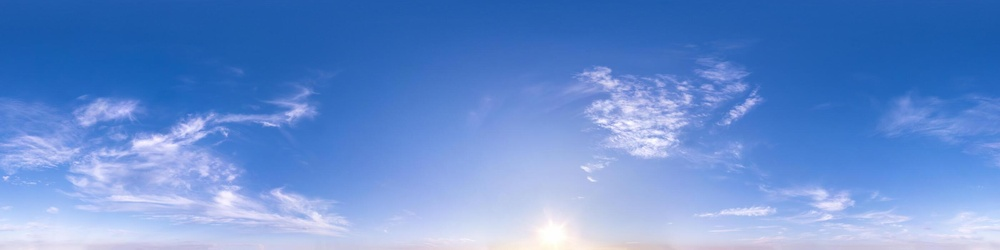
#> input picture apps/web/src/assets/sky_panorama_bg.jpg, 1000 x 250 px, shrunk from 2800 x 700 before the run
$ python -i alpha_island_detector.py   (imports and definitions only)
#> lines starting #> are read from the running program, lines starting #| are printed output that depends on the picture
import cv2
import numpy as np
import os
import argparse
from PIL import Image

def process_image(img_path, out_dir):
#> called with out_dir = 'out.png'
    print(f"Processing: {img_path}")
    try:
        pil_img = Image.open(img_path).convert("RGBA")
    except Exception as e:
        print(f"Error loading {img_path}: {e}")
        return

    img = np.array(pil_img)
    r, g, b, a = cv2.split(img)
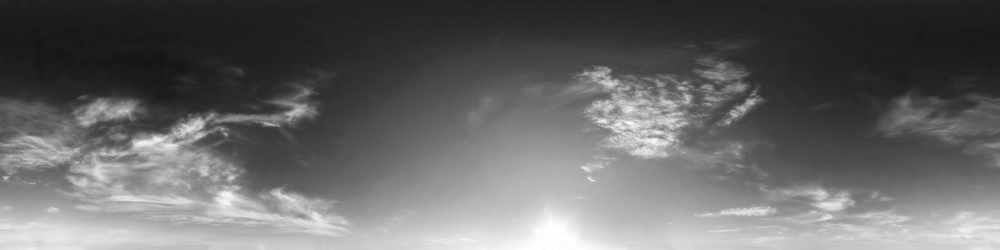
#> r: shape (250, 1000); min 18, max 255, mean 102.9
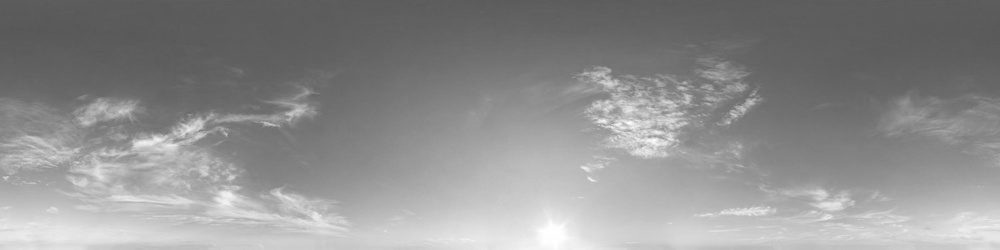
#> g: shape (250, 1000); min 87, max 255, mean 142.7
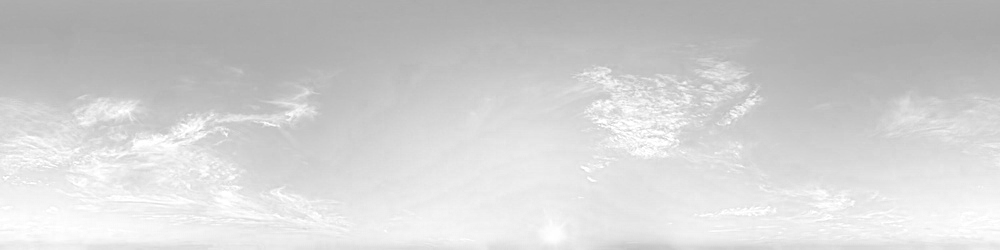
#> b: shape (250, 1000); min 168, max 255, mean 209.7
#> a: shape (250, 1000); every value is 255
    img_bgra = cv2.merge((b, g, r, a))

    gray = cv2.cvtColor(cv2.merge((b, g, r)), cv2.COLOR_BGR2GRAY)
    _, non_black_mask = cv2.threshold(gray, 5, 255, cv2.THRESH_BINARY)
    _, non_transparent_mask = cv2.threshold(a, 5, 255, cv2.THRESH_BINARY)

    final_mask = cv2.bitwise_and(non_black_mask, non_transparent_mask)

    # Use RETR_EXTERNAL to get only the outer islands
    contours, _ = cv2.findContours(final_mask, cv2.RETR_EXTERNAL, cv2.CHAIN_APPROX_SIMPLE)
#> contours = [[[0, 0], [0, 249], [999, 249], [999, 0]]]

    debug_img = img_bgra.copy()
    base_name = os.path.splitext(os.path.basename(img_path))[0]
    save_dir = os.path.join(out_dir, base_name)
    os.makedirs(save_dir, exist_ok=True)

    island_count = 0
    for contour in contours:
        # Ignore tiny 1-5 pixel noise artifacts
        if cv2.contourArea(contour) < 10:
            continue

        x, y, w, h = cv2.boundingRect(contour)

        cv2.rectangle(debug_img, (x, y), (x+w, y+h), (0, 0, 255, 255), 1)
        cv2.putText(debug_img, str(island_count), (x, y-5), cv2.FONT_HERSHEY_SIMPLEX, 0.4, (0, 255, 0, 255), 1)

        cropped = img_bgra[y:y+h, x:x+w].copy()

        b_c, g_c, r_c, a_c = cv2.split(cropped)
        crop_gray = cv2.cvtColor(cv2.merge((b_c, g_c, r_c)), cv2.COLOR_BGR2GRAY)
        _, crop_non_black = cv2.threshold(crop_gray, 5, 255, cv2.THRESH_BINARY)

        final_a_c = cv2.bitwise_and(a_c, crop_non_black)
        final_cropped = cv2.merge((b_c, g_c, r_c, final_a_c))

        out_path = os.path.join(save_dir, f"{base_name}_part_{island_count}.png")
        cv2.imwrite(out_path, final_cropped)
        island_count += 1
#> this loop made 1 pass
#> (contour, x, y, w, h, island_count) on pass 1: ([[0, 0], [0, 249], [999, 249], [999, 0]], 0, 0, 1000, 250, 1)
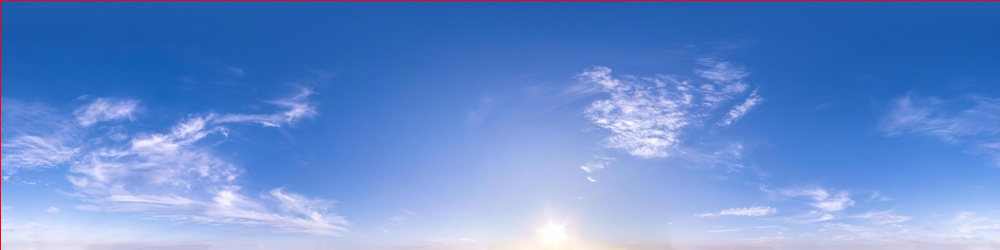
#> debug_img: shape (250, 1000, 4); mean B, G, R, A 208.8, 142.2, 104, 255
#> after the loop, island_count = 1

    debug_path = os.path.join(save_dir, f"_DEBUG_OVERVIEW_{base_name}.png")
    cv2.imwrite(debug_path, debug_img)
    print(f"  -> Extracted {island_count} assets.")
#|   -> Extracted 1 assets.

def process_directory(input_path, out_dir):
    if os.path.isfile(input_path):
        process_image(input_path, out_dir)
    elif os.path.isdir(input_path):
        for root, _, files in os.walk(input_path):
            for file in files:
                if file.lower().endswith(".png"):
                    process_image(os.path.join(root, file), out_dir)
    else:
        print("Input path is neither a file nor a directory.")

# [7 lines not run here, left out]

>>> result = process_image('../../apps/web/src/assets/sky_panorama_bg.jpg', 'out.png')
